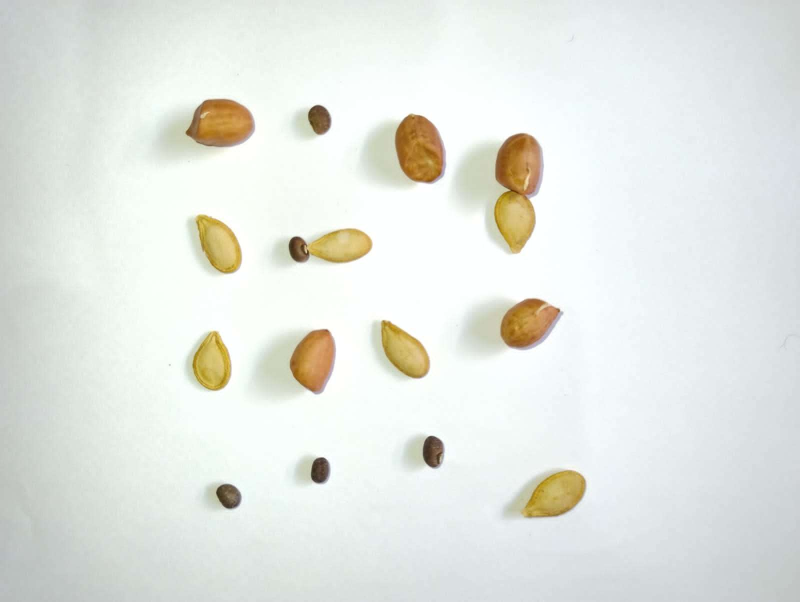
#> input picture images/img1.jpg, 1600 x 1204 px (shown at 1/2 size)
$ python Main.py
#> lines starting #> are read from the running program, lines starting #| are printed output that depends on the picture; after the words box and inside, x2 and y2 are one past the last pixel; in counts of white or black regions, pixels touching at a corner belong together
### codigos/util/IdentifyObjects.py
import cv2
import numpy as np
from sklearn.cluster import KMeans

from util.OtherOperations import Operations

class ObjectDetector:

    def process_image(self, image_or_path):
        """
        Processa a imagem e retorna objetos classificados.
        """
        # Carrega a imagem
        if isinstance(image_or_path, str):
            image = cv2.imread(image_or_path)
        else:
            image = image_or_path

        # Remove sombra
        image_not_shadow = self.remove_shadow(image)

        # Segmenta por cor
        color_ranges = {
            "vermelho": ([0, 100, 100], [10, 255, 255]),
            "verde": ([36, 25, 25], [70, 255, 255]),
            "azul": ([100, 100, 100], [140, 255, 255])
        }
        segmented_objects = self.segment_by_color(image_not_shadow, color_ranges)

        # Identificar cores dominantes na imagem
        centroids = self.find_color_clusters(image_not_shadow)  # Ajuste para usar a imagem correta

        # Segmenta por forma
        shape_segmentation = self.segment_by_shape(image_not_shadow)

        # Agora 'objects_detected' deve ser a lista de contornos.
        objects_detected, image_with_classification, count_objects = self.detect_objects_from_segmented_image(shape_segmentation, image)

        # E então passamos essa lista para 'classify_objects'
        classified_objects, image_classified = self.classify_objects(objects_detected, image, centroids)

        return image_classified, classified_objects, image_with_classification, count_objects

    #
    def segment_by_color(self, image, color_ranges):
        # Converter a imagem para o espaço de cores HSV
        hsv_image = cv2.cvtColor(image, cv2.COLOR_BGR2HSV)
        segmented_objects = {}

        # Segmentar objetos para cada intervalo de cor
        for color_name, (lower_color, upper_color) in color_ranges.items():
            # Converter os valores para numpy array
            lower_color = np.array(lower_color)
            upper_color = np.array(upper_color)
            mask = cv2.inRange(hsv_image, lower_color, upper_color)
            segmented_objects[color_name] = cv2.bitwise_and(image, image, mask=mask)

        return segmented_objects

    #
    def segment_by_shape(self, image):

        # Converter a imagem para tons de cinza
        gray = cv2.cvtColor(image, cv2.COLOR_BGR2GRAY)

        # Suavização usando filtro Gaussiano
        gray = cv2.GaussianBlur(gray, (7, 7), 0)

        #Operations.display(gray, "Suavizacao com Blur")
        #Operations.save_image(gray, 'cache/image_gray_soft_blur.jpg')

        # Aplicar operações morfológicas para suavizar as bordas e corrigir objetos justapostos
        kernel = np.ones((3, 3), np.uint8)
        closing = cv2.morphologyEx(gray, cv2.MORPH_CLOSE, kernel)
        opening = cv2.morphologyEx(closing, cv2.MORPH_OPEN, kernel)

        # Aplicar uma erosão mais forte nos objetos conectados
        # Você pode precisar ajustar o tamanho do kernel e o número de iterações
        kernel = np.ones((5, 5), np.uint8)  # Tamanho do kernel aumentado para erosão mais forte
        eroded = cv2.erode(opening, kernel, iterations=2)

        # Após a erosão, dilatar com um kernel menor
        kernel = np.ones((3, 3), np.uint8)  # Kernel menor para dilatação
        dilated = cv2.dilate(eroded, kernel, iterations=1)

        # Detecção de bordas
        edges = cv2.Canny(dilated, 5, 130)

        #Operations.display(edges, "Suavizacao com Blur")

        # Aplicar dilatação para unir áreas próximas e corrigir bordas mal definidas
        dilated = cv2.dilate(edges, kernel, iterations=1)

        # Encontrar contornos após a dilatação
        contours, _ = cv2.findContours(dilated, cv2.RETR_EXTERNAL, cv2.CHAIN_APPROX_SIMPLE)

        # Criar uma imagem em branco com as mesmas dimensões que a imagem de entrada
        result = np.zeros_like(image)

        # Desenhar contornos na imagem em branco
        cv2.drawContours(result, contours, -1, (255, 255, 255), 2)

        return result

    #
    def detect_objects_from_segmented_image(self, segmented_image, original_image):
        # Converter a imagem segmentada para tons de cinza
        gray = cv2.cvtColor(segmented_image, cv2.COLOR_BGR2GRAY)

        # Detectar contornos
        contours, _ = cv2.findContours(gray, cv2.RETR_EXTERNAL, cv2.CHAIN_APPROX_SIMPLE)

        # Desenhar contornos na imagem original
        image_with_classification = original_image.copy()
        for i, contour in enumerate(contours, start=1):
            # Calcular a área do contorno
            area = cv2.contourArea(contour)
            if area > 100:  # Apenas considerar contornos com uma área mínima
                # Calcular o centro do contorno
                M = cv2.moments(contour)
                if M["m00"] != 0:
                    cX = int(M["m10"] / M["m00"])
                    cY = int(M["m01"] / M["m00"])
                    # Desenhar o texto com a classificação
                    cv2.putText(image_with_classification, str(i), (cX, cY), cv2.FONT_HERSHEY_SIMPLEX,
                                0.5, (0, 0, 255), 2)

                    # Desenhar o contorno do objeto
                    cv2.drawContours(image_with_classification, [contour], -1, (0, 255, 0), 2)

        # Contar objetos
        count_objects_detected = len(contours)

        return contours, image_with_classification, count_objects_detected

    #
    def find_color_clusters(self, image, n_clusters=3):
        """
        Identifica os clusters de cor na imagem usando o algoritmo K-Means.
        """
        hsv_image = cv2.cvtColor(image, cv2.COLOR_BGR2HSV)
        hue_values = hsv_image[:, :, 0].reshape(-1, 1)

        # Aplica o K-Means ao canal Hue
        kmeans = KMeans(n_clusters=n_clusters, random_state=0).fit(hue_values)
        centroids = kmeans.cluster_centers_

        return centroids

    #
    def classify_objects(self, contours, image, centroids):
        """
        Classifica objetos com base em tamanho, forma e cor, usando os centroids dos clusters de cor.
        """
        classified_objects = []

        for contour in contours:
            properties = {}

            # Calcula a área do contorno para classificação de tamanho
            area = cv2.contourArea(contour)
            properties['size'] = 'Small' if area < 1000 else 'Large'  # Limiar arbitrário

            # Calcula o retângulo delimitador e o círculo mínimo envolvente para classificação de forma
            x, y, w, h = cv2.boundingRect(contour)
            aspect_ratio = w / float(h)
            properties['shape'] = 'Circle' if 0.9 < aspect_ratio < 1.1 else 'Rectangle'

            # Calcula o valor médio de Hue dentro do contorno
            mask = np.zeros(image.shape[:2], np.uint8)
            cv2.drawContours(mask, [contour], -1, 255, -1)

            object_hue_mean = self.get_object_hue_mean(cv2.cvtColor(image, cv2.COLOR_BGR2HSV), mask)

            # Classifica a cor com base nos centroids de cor
            color_classification = self.classify_colors(object_hue_mean, centroids)
            properties['color'] = f"{round(color_classification, 1)}"

            # Adiciona propriedades classificadas à lista
            classified_objects.append(properties)

            # Opcional: Desenha a classificação na imagem
            M = cv2.moments(contour)
            if M["m00"] != 0:
                cX = int(M["m10"] / M["m00"])
                cY = int(M["m01"] / M["m00"])
                label = f"{properties['color']}, {properties['shape']}, {properties['size']}"
                cv2.putText(image, label, (cX, cY), cv2.FONT_HERSHEY_SIMPLEX, 0.5, (0, 0, 255), 2)

        return classified_objects, image

    #
    def get_object_hue_mean(self, hsv_image, mask):
        """
        Calcula o valor médio de Hue para o objeto usando a máscara do contorno.
        """
        hue_values = hsv_image[:,:,0][mask == 255]
        return np.mean(hue_values)

    #
    def classify_colors(self, hue_value, centroids):
        """
        Identifica a cor mais próxima do valor médio de Hue do objeto com base nos centroids.
        """
        closest_centroid = min(centroids, key=lambda x: abs(x[0] - hue_value))
        return closest_centroid[0]

    #
    @staticmethod
    def remove_shadow(imagem):

        # Aplicar limiarização para segmentar a sombra da imagem
        _, mascara = cv2.threshold(imagem, 224, 255, cv2.THRESH_BINARY_INV)
        elemEst = np.ones((7, 7), np.uint8)

        # Aplicar abertura morfológica para remover pequenos ruídos e suavizar a sombra
        mascara_sombra = cv2.morphologyEx(mascara, cv2.MORPH_OPEN, elemEst)

        # Adicionar a sombra removida à imagem original com uma leve transparência
        img = cv2.addWeighted(imagem, 1.1, mascara_sombra, 0.1, 0)
        return img

### codigos/util/OtherOperations.py
import os
import cv2

class Operations:

    # Função para exibir imagem
    @staticmethod
    def display(image, image_name, max_width=1200, max_height=800):

        # Redimensiona a imagem empilhada para controlar o tamanho máximo da janela
        if  image.shape[1] > max_width or image.shape[0] > max_height:
            scale_factor = min(max_width / image.shape[1], max_height / image.shape[0])
            image = cv2.resize(image, None, fx=scale_factor, fy=scale_factor)

        cv2.imshow(image_name, image)
        cv2.waitKey(0)

    # Função para salvar a imagem
    # [16 lines left out: functions save_image, open_image, not called in this run]

### codigos/Main.py
from util.OtherOperations import Operations
from util.IdentifyObjects import ObjectDetector
from util.HistogramOperations import HistogramProcessor as Hist

# Função principal
def main():

    file_name = '../images/img1.jpg'

    detector = ObjectDetector()

    # Detectar e classificar objetos na imagem
    image_with_classification, _, image_with_segmebtacion, _ = detector.process_image(file_name)
#> in process_image, image is the input picture: shape (1204, 1600, 3); mean B, G, R 226.3, 231.8, 228.5
#> in remove_shadow, `mascara_sombra = cv2.morphologyEx(mascara, cv2.MORPH_OPEN, elemEst)`:
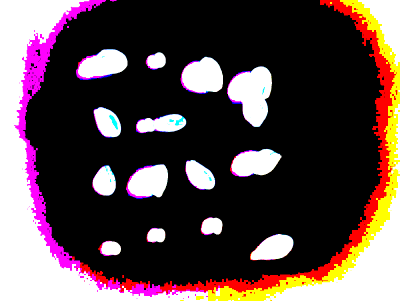
#> mascara_sombra: shape (1204, 1600, 3) (shown at 1/4 size); mean B, G, R 72.4, 71.3, 90.4
#> after the loop in segment_by_color, `for color_name, (lower_color, upper_color) in color_ranges.items():`: segmented_objects = 3 items
#> in find_color_clusters, `centroids = kmeans.cluster_centers_`: centroids = [4.14, 78.9, 155.4]
#> in segment_by_shape, `eroded = cv2.erode(opening, kernel, iterations=2)`:
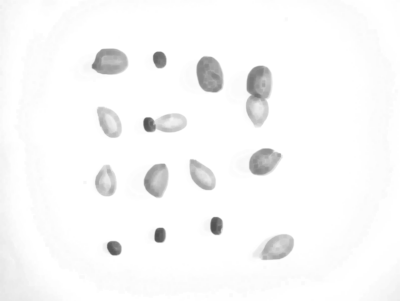
#> eroded: shape (1204, 1600) (shown at 1/4 size); min 79, max 255, mean 248.6
#> in segment_by_shape, `dilated = cv2.dilate(edges, kernel, iterations=1)`:
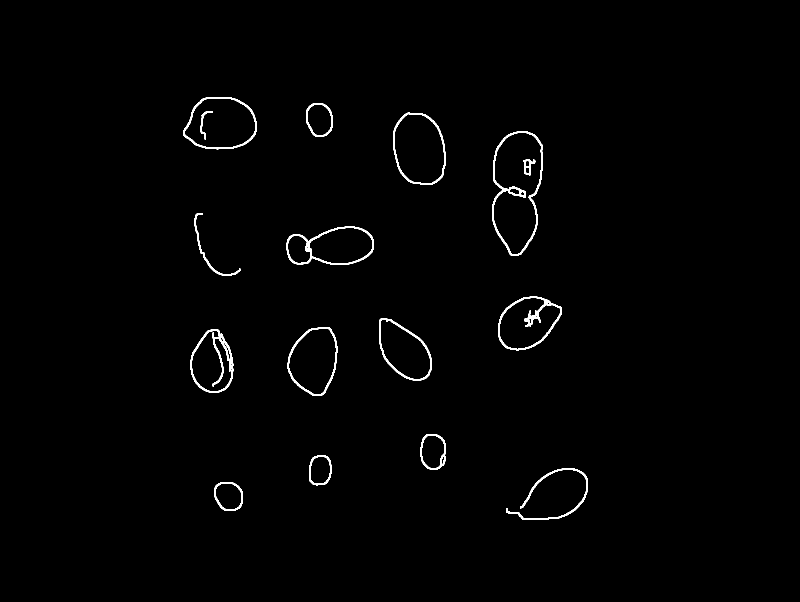
#> dilated: shape (1204, 1600) (shown at 1/2 size); 0.99% white; 16 white regions
#> in segment_by_shape, `contours, _ = cv2.findContours(dilated, cv2.RETR_EXTERNAL, cv2.CHAIN_A..`: contours = 14 contours; largest, box (x1, y1, x2, y2) and area: (984, 263, 1086, 511) 19301, (786, 225, 891, 370) 12222, (367, 194, 513, 299) 12000, (575, 654, 675, 792) 10252, (573, 453, 748, 530) 10144
#> in segment_by_shape, `cv2.drawContours(result, contours, -1, (255, 255, 255), 2)`:
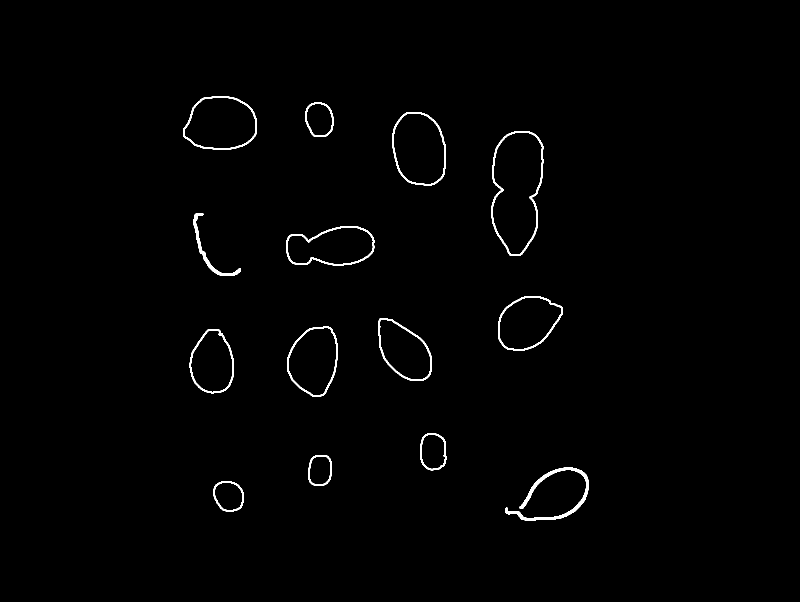
#> result: shape (1204, 1600, 3) (shown at 1/2 size); 0.91% white; 14 white regions, largest, box (x1, y1, x2, y2) and area: (1011, 935, 1177, 1041) 2459, (983, 262, 1087, 512) 2098, (572, 452, 749, 531) 1526
#> in detect_objects_from_segmented_image, `contours, _ = cv2.findContours(gray, cv2.RETR_EXTERNAL, cv2.CHAIN_APPR..`: contours = 14 contours; largest, box (x1, y1, x2, y2) and area: (983, 262, 1087, 512) 20072, (785, 224, 892, 371) 12722, (366, 193, 514, 300) 12502, (574, 653, 676, 793) 10726, (572, 452, 749, 531) 10703
#> the loop in detect_objects_from_segmented_image, `for i, contour in enumerate(contours, start=1):` made 14 passes
#> (area, cX, cY) on passes 1 to 8: (2911, 457, 991), (2092.5, 1103, 992), (2454.5, 639, 940), (3238, 865, 903), (8630.5, 424, 725), (10726.5, 627, 720), (9137, 808, 701), (10268.5, 1054, 644)
#> after the loop in detect_objects_from_segmented_image, `for i, contour in enumerate(contours, start=1):`:
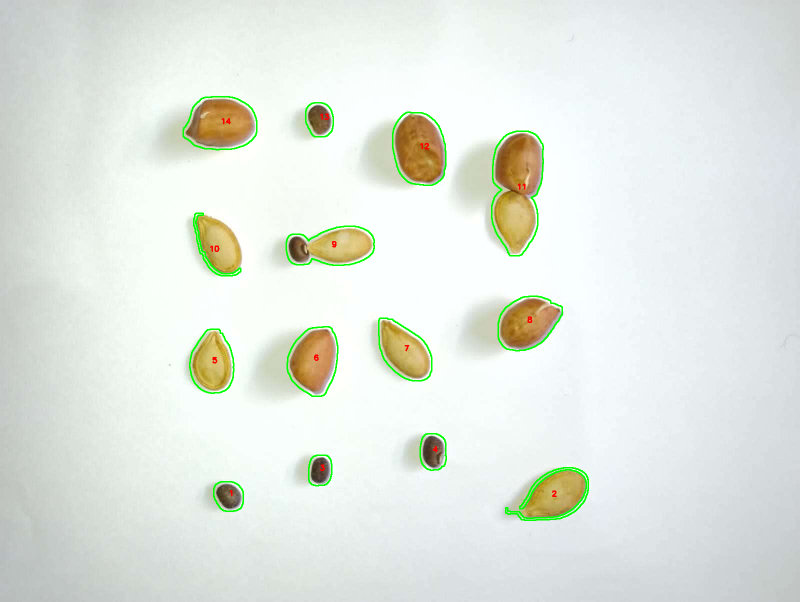
#> image_with_classification: shape (1204, 1600, 3) (shown at 1/2 size); 1.01% of pixels changed, all inside (x1, y1, x2, y2) = (365, 192, 1178, 1042)
#> in detect_objects_from_segmented_image, `count_objects_detected = len(contours)`: count_objects_detected = 14
#> in process_image, `objects_detected, image_with_classification, count_objects = self.dete..`: objects_detected has the same summary as contours in detect_objects_from_segmented_image
#> the loop in classify_objects, `for contour in contours:` made 14 passes
#> (area, x, y, w, h, aspect_ratio, object_hue_mean, closest_centroid in classify_colors) on passes 1 to 8: (2911, 427, 963, 60, 60, 1, 40.81, [4.14]), (2092.5, 1011, 935, 166, 106, 1.57, 50.53, [78.9]), (2454.5, 617, 910, 47, 62, 0.758, 43.48, [78.9]), (3238, 840, 867, 53, 74, 0.716, 33.8, [4.14]), (8630.5, 379, 658, 89, 129, 0.69, 28.61, [4.14]), (10726.5, 574, 653, 102, 140, 0.729, 27.14, [4.14]), (9137, 757, 636, 107, 126, 0.849, 26.57, [4.14]), (10268.5, 996, 592, 129, 110, 1.17, 28.82, [4.14])
#> after the loop in classify_objects, `for contour in contours:`:
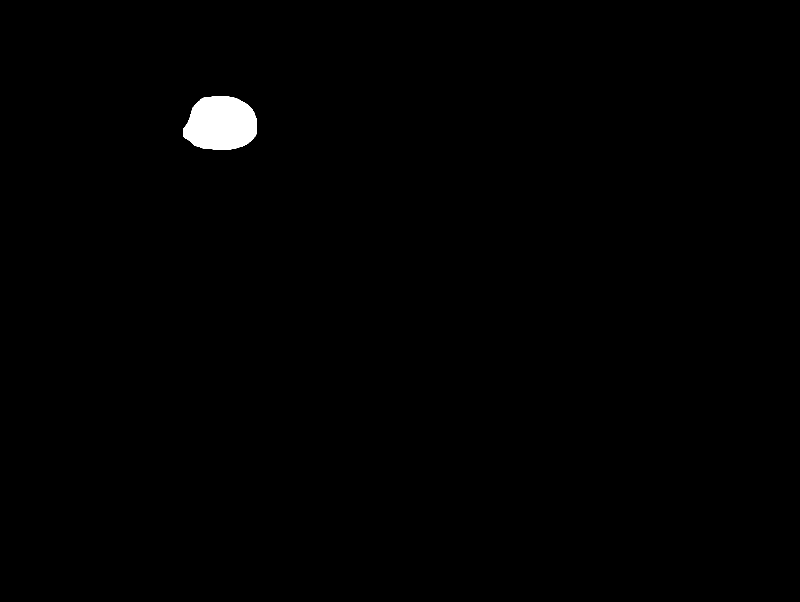
#> mask: shape (1204, 1600) (shown at 1/2 size); 0.66% white; 1 white region, box (x1, y1, x2, y2) and area: (366, 193, 514, 300) 12691
#> after the loop in classify_objects, `for contour in contours:`: classified_objects = 14 items

    Operations.display(image_with_classification, "Resultado")
    Operations.display(image_with_segmebtacion, "Resultado")
#> call 2 of display, with image_name = 'Resultado', max_width = 1200, max_height = 800
#> in display (call 2), `image = cv2.resize(image, None, fx=scale_factor, fy=scale_factor)`:
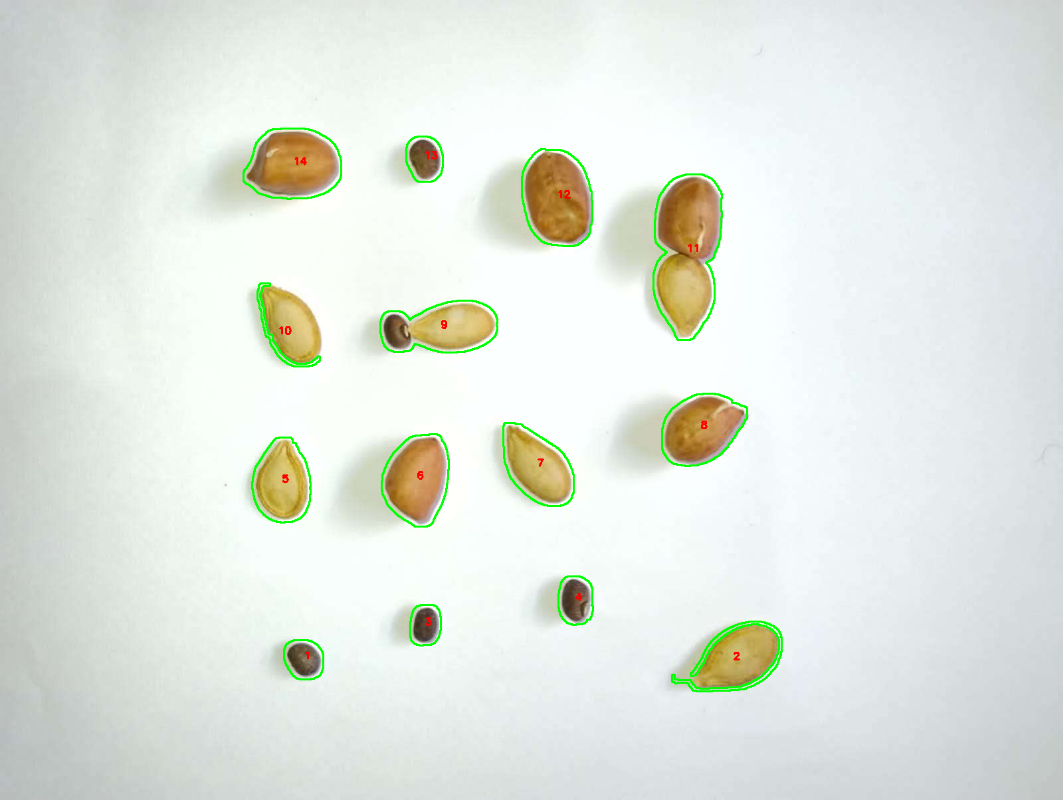
#> image: shape (800, 1063, 3); mean of channels 0, 1, 2 224.1, 231.9, 226.3; drawn as B, G, R


if __name__ == "__main__":
    main()
